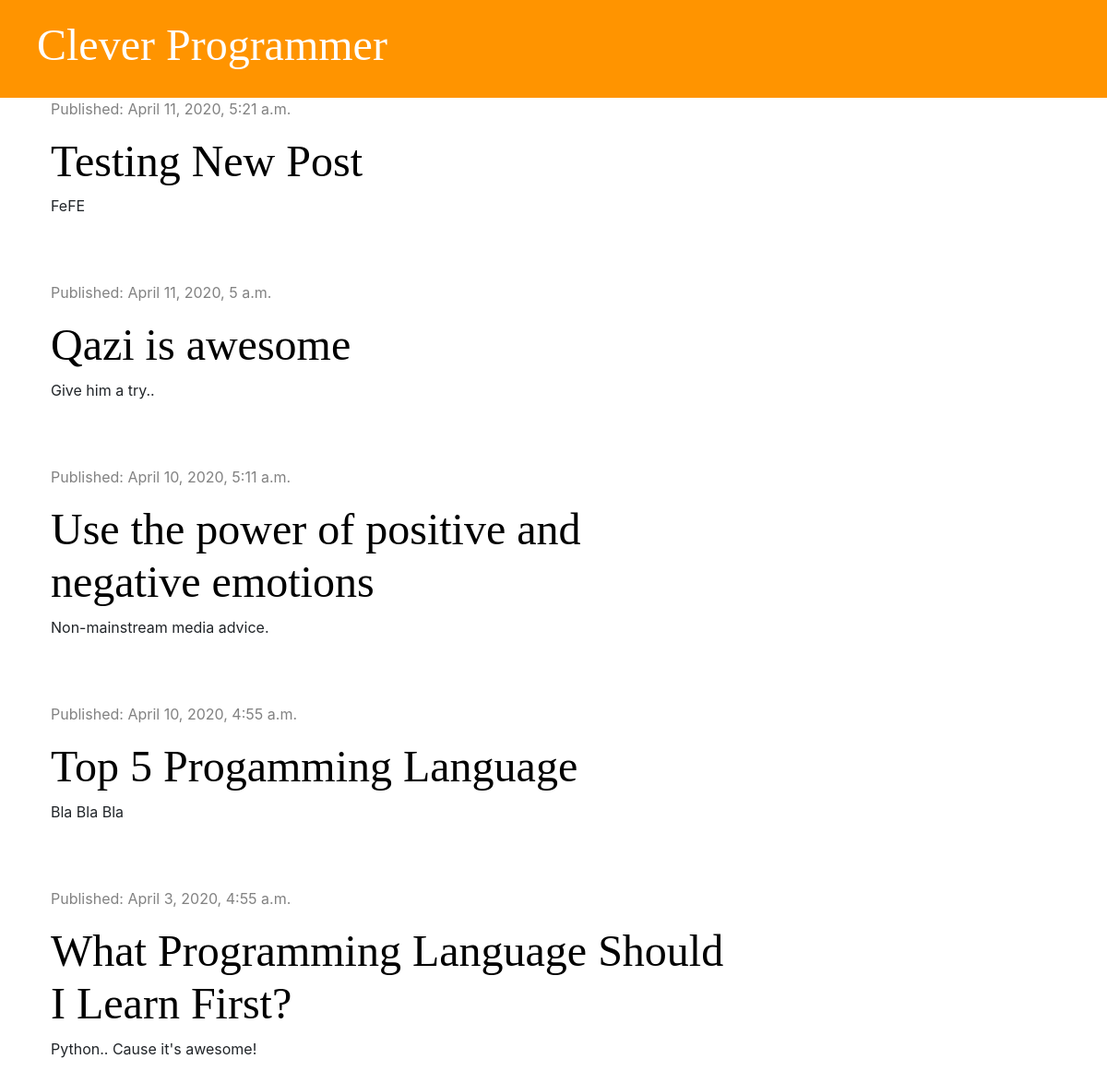
/, run on an earlier commit of the app's database.
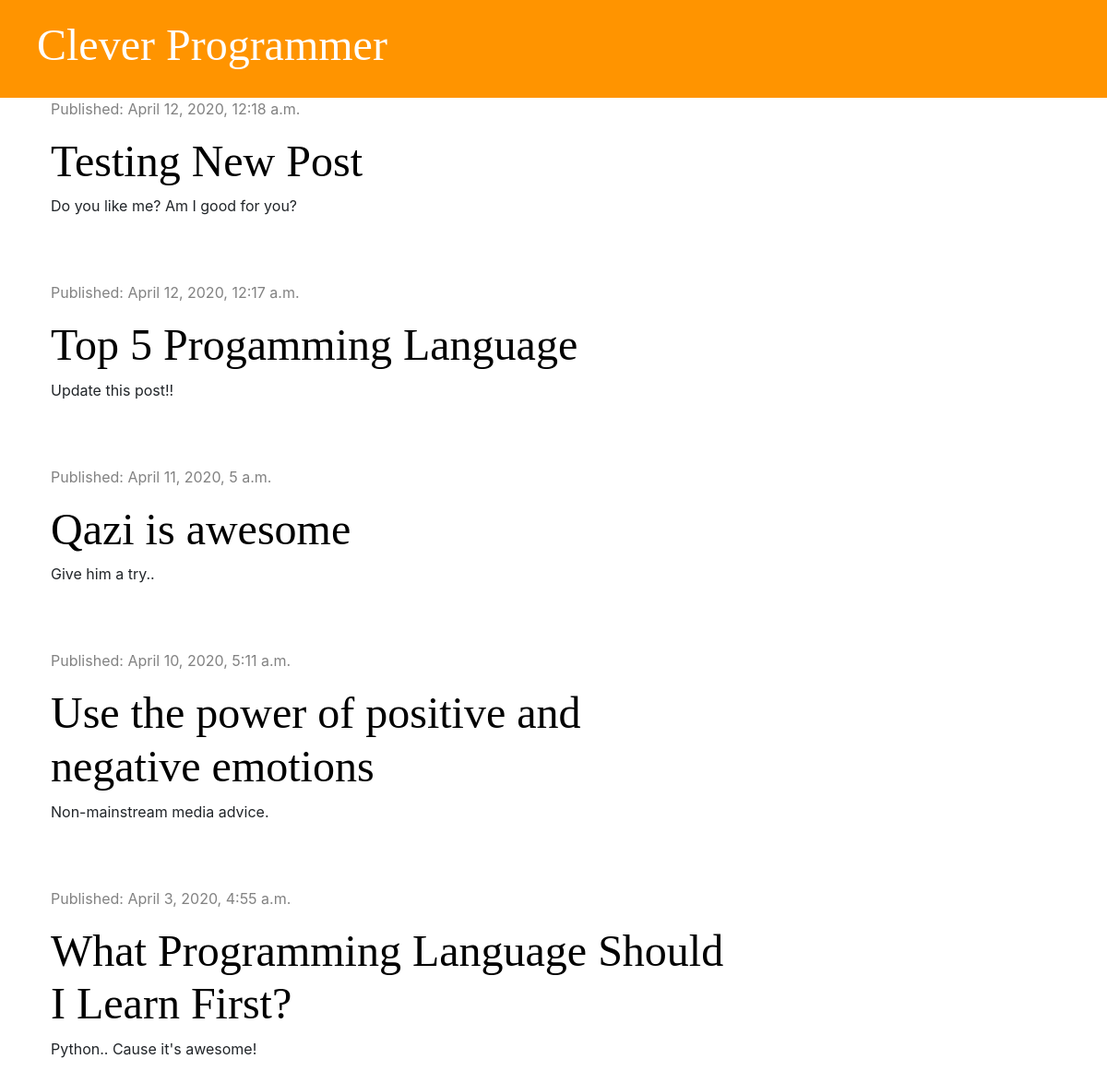
And on a later commit of the database.
### blog/models.py (models this page shows, shortened)
class Post(models.Model):
    author = models.ForeignKey('auth.User', on_delete=models.CASCADE)
    title = models.CharField(max_length=200)
    text = models.TextField()
    created_date = models.DateTimeField(default=timezone.now)
    published_date = models.DateTimeField(blank=True, null=True)

### blog/views.py (the view)
# urls.py: path('', views.post_list, name='post_list'),
def post_list(request):
    posts = Post.objects.filter(
        published_date__lte=timezone.now()).order_by('-published_date')
    stuff_for_frontend = {'posts': posts}
    return render(request, 'blog/post_list.html', stuff_for_frontend)

### blog/templates/blog/post_list.html
{% extends 'blog/base.html' %}
{% block content %}
{% for post in posts %}
<div class="post">
    <div class="date">
        <p>Published: {{ post.published_date }}</p>
    </div>
    <h1><a href="{% url 'post_detail' pk=post.pk %}">{{ post.title }}</a></h1>
    <p>{{ post.text|truncatechars:50|linebreaksbr }}</p>
</div>
{% endfor %}
{% endblock %}

What changed in the data, as far as the page shows it:
changed Post "Testing New Post": published_date "April 11, 2020, 5:21 a.m." → "April 12, 2020, 12:18 a.m."; text "FeFE" → "Do you like me? Am I good for you?"
changed Post "Top 5 Progamming Language": published_date "April 10, 2020, 4:55 a.m." → "April 12, 2020, 12:17 a.m."; text "Bla Bla Bla" → "Update this post!!"; moves up the list
